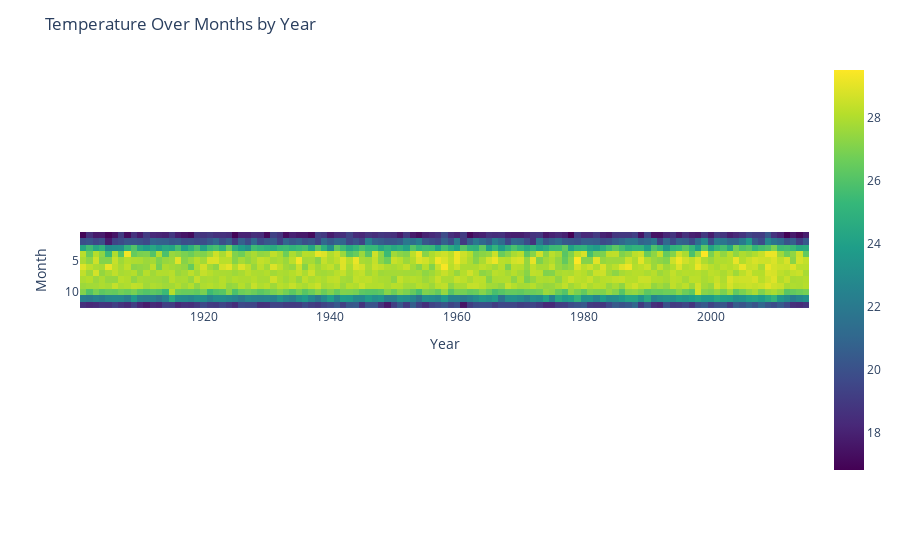

The cell this chart's notebook holds for it:
### Code cell
fig = px.imshow(fp, x=fp.columns, y=fp.index, color_continuous_scale='Viridis')
fig.update_layout(title='Temperature Over Months by Year')
fig.show()

### Figure 1 — Plotly figure (JSON) as saved in the notebook; plotly's stock layout.template omitted (floating-point values rounded to 4 significant figures; data arrays with more than 128 entries replaced by an {"elided": "..."} marker saying what was removed)
{"data": [{"coloraxis": "coloraxis", "hovertemplate": "Year: %{x}<br>Month: %{y}<br>color: %{z}<extra></extra>", "name": "0", "type": "heatmap", "x": [1901, 1902, 1903, 1904, 1905, 1906, 1907, 1908, 1909, 1910, 1911, 1912, 1913, 1914, 1915, 1916, 1917, 1918, 1919, 1920, 1921, 1922, 1923, 1924, 1925, 1926, 1927, 1928, 1929, 1930, 1931, 1932, 1933, 1934, 1935, 1936, 1937, 1938, 1939, 1940, 1941, 1942, 1943, 1944, 1945, 1946, 1947, 1948, 1949, 1950, 1951, 1952, 1953, 1954, 1955, 1956, 1957, 1958, 1959, 1960, 1961, 1962, 1963, 1964, 1965, 1966, 1967, 1968, 1969, 1970, 1971, 1972, 1973, 1974, 1975, 1976, 1977, 1978, 1979, 1980, 1981, 1982, 1983, 1984, 1985, 1986, 1987, 1988, 1989, 1990, 1991, 1992, 1993, 1994, 1995, 1996, 1997, 1998, 1999, 2000, 2001, 2002, 2003, 2004, 2005, 2006, 2007, 2008, 2009, 2010, 2011, 2012, 2013, 2014, 2015], "xaxis": "x", "y": [1, 2, 3, 4, 5, 6, 7, 8, 9, 10, 11, 12], "yaxis": "y", "z": {"elided": "12x115 float values"}}], "layout": {"coloraxis": {"colorscale": [[0, "#440154"], [0.1111, "#482878"], [0.2222, "#3e4989"], [0.3333, "#31688e"], [0.4444, "#26828e"], [0.5556, "#1f9e89"], [0.6667, "#35b779"], [0.7778, "#6ece58"], [0.8889, "#b5de2b"], [1, "#fde725"]]}, "margin": {"t": 60}, "title": {"text": "Temperature Over Months by Year"}, "xaxis": {"anchor": "y", "constrain": "domain", "domain": [0, 1], "scaleanchor": "y", "title": {"text": "Year"}}, "yaxis": {"anchor": "x", "autorange": "reversed", "constrain": "domain", "domain": [0, 1], "title": {"text": "Month"}}}}
